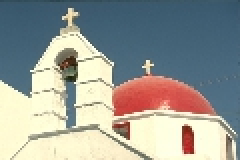
#> input picture ls_model/low_resolution/118035.jpg, 120 x 80 px (shown 2 times larger); its folder holds 4 pictures in this run
$ python resize_up_linear.py
#> lines starting #> are read from the running program, lines starting #| are printed output that depends on the picture
import os
import cv2
import glob
from os.path import exists

image_out_dir = './image_resized_linear/'
if not exists(image_out_dir):
    os.makedirs(image_out_dir)
for filename in glob.glob('./low_resolution/*.jpg'): #assuming gif
    im = cv2.imread(filename)
#> im is the input picture: shape (80, 120, 3); mean B, G, R 149.4, 155.4, 152.5
    new_file_name = image_out_dir + filename[17:]
    im = cv2.resize(im,(im.shape[1]*4,im.shape[0]*4))
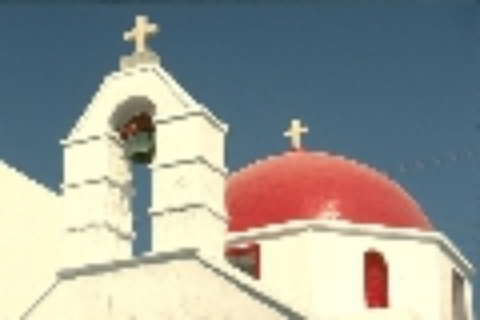
#> im: shape (320, 480, 3); mean B, G, R 149.3, 155.3, 152.4
    cv2.imwrite(new_file_name,im,[cv2.IMWRITE_JPEG_QUALITY, 100])
#> pass 2 of the loop `for filename in glob.glob('./low_resolution/*.jpg'):`:
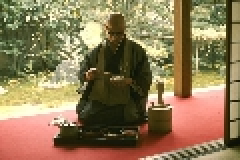
#> input picture ls_model/low_resolution/145014.jpg, 120 x 80 px (shown 2 times larger)
#> im is the input picture: shape (80, 120, 3); mean B, G, R 85.9, 121.8, 142.9
#> `im = cv2.resize(im,(im.shape[1]*4,im.shape[0]*4))`:
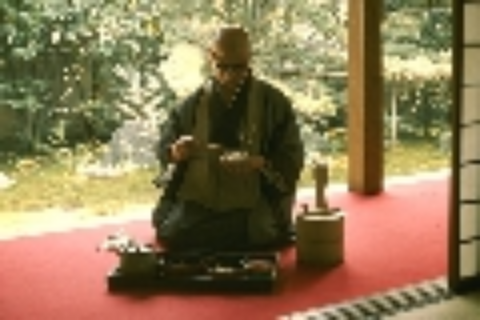
#> im: shape (320, 480, 3); mean B, G, R 85.8, 121.7, 142.7
#> pass 3 of the loop `for filename in glob.glob('./low_resolution/*.jpg'):`:
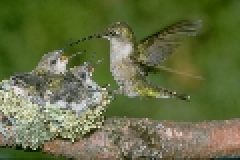
#> input picture ls_model/low_resolution/163062.jpg, 120 x 80 px (shown 2 times larger)
#> im is the input picture: shape (80, 120, 3); mean B, G, R 66.9, 110.3, 101.8
#> `im = cv2.resize(im,(im.shape[1]*4,im.shape[0]*4))`:
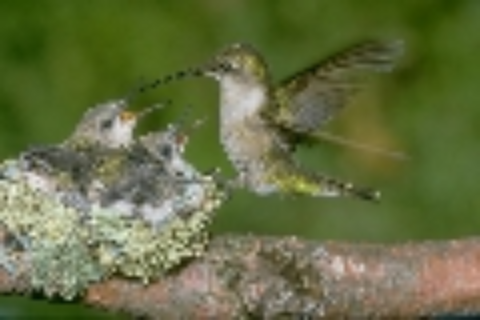
#> im: shape (320, 480, 3); mean B, G, R 66.8, 110.2, 101.7
#> the loop made 4 passes; the first 3 are shown
